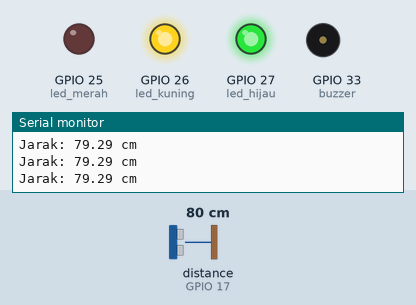
Simulated run of this sketch. Board: ESP32. Shown: output pins drawn as LEDs (lit = HIGH), buzzer (waves = sounding, pin HIGH), the last lines printed to the serial monitor. Wiring (inferred from the names in the program): ultrasonic range finder: trigger GPIO 16; echo GPIO 17. Dashed ring = blinking. The inputs (shaded band) are chosen by the test bench; at power-on: distance to the obstacle (sensor on GPIO 17) 80 cm. The echo pulse lasts 58.3 µs per cm; WiFi joins after 1.5 s; servers stay silent unless stated; pins used as bus, display or sensor lines are not drawn.

Above: at 2.7 s.
2.8 s: distance to the obstacle (sensor on GPIO 17) set to 12 cm
5.8 s: distance to the obstacle (sensor on GPIO 17) set to 9 cm
At 6.36 s:
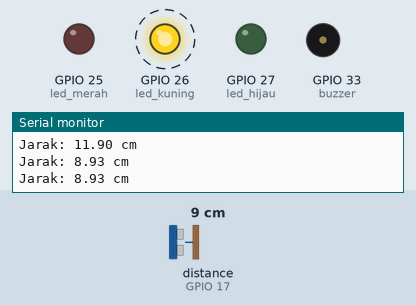
8.8 s: distance to the obstacle (sensor on GPIO 17) set to 7 cm
11.8 s: distance to the obstacle (sensor on GPIO 17) set to 4 cm
At 12.4 s:
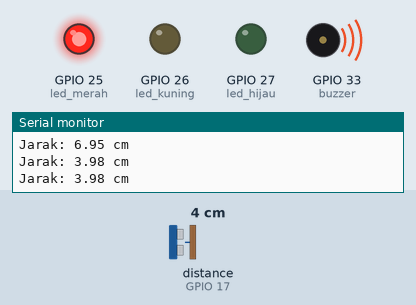
13.5 s: distance to the obstacle (sensor on GPIO 17) set to 18 cm
At 14.8 s:
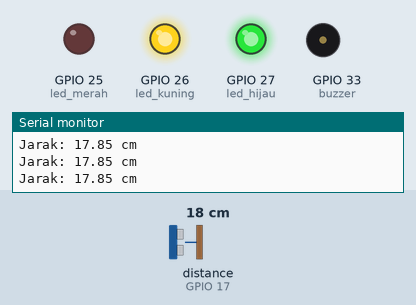
15.1 s: distance to the obstacle (sensor on GPIO 17) set to 2 cm
At 15.6 s:
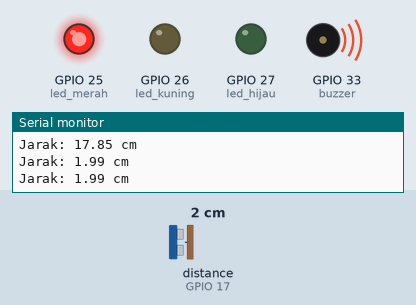
Timing chart, 0 to 17.8 s (numbered marks = the images above; inputs shaded):
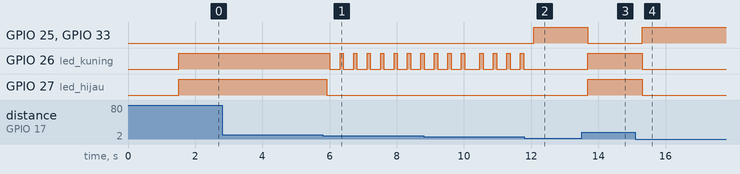

Measured:
- the behaviour switches between 11 and 10 cm on distance to the obstacle (sensor on GPIO 17) (found by bisection; images 0 and 1)
- the behaviour switches between 6 and 5 cm on distance to the obstacle (sensor on GPIO 17) (found by bisection; images 1 and 2)
- after the input at 5.8 s, GPIO 26 (led_kuning): alternates HIGH for 0.10 s and LOW for 0.30 s, starting after 0.21 s; GPIO 27 (led_hijau): HIGH → LOW after 0.11 s
- after the input at 11.8 s, GPIO 25 (led_merah), GPIO 33 (buzzer): LOW → HIGH after 0.28 s; GPIO 26 (led_kuning): stops changing and stays LOW
- after the input at 13.5 s, GPIO 25 (led_merah), GPIO 33 (buzzer): HIGH → LOW after 0.19 s; GPIO 26 (led_kuning), GPIO 27 (led_hijau): LOW → HIGH after 0.19 s
- after the input at 15.1 s, GPIO 25 (led_merah), GPIO 33 (buzzer): LOW → HIGH after 0.20 s; GPIO 26 (led_kuning), GPIO 27 (led_hijau): HIGH → LOW after 0.20 s

The sketch:

tugas3.ino
```cpp
#include <Firebase_ESP_Client.h>
// #include "addons/TokenHelper.h"
// #include "addons/RTDBHelper.h"
#include <WiFi.h>

// PIN SETUP
#define led_merah 25
#define led_kuning 26
#define led_hijau 27
#define buzzer 33
#define trigPin 16
#define echoPin 17

// WIFI & FIREBASE CONFIG
#define WIFI_SSID "op"
#define WIFI_PASSWORD "113empat"
#define DATABASE_URL "https://arduino-97ba9-default-rtdb.asia-southeast1.firebasedatabase.app/"
#define API_KEY "AIzaSyDbkSM2M-GTXO3lXCFAodb8Xnn1OAymeCw"

FirebaseData fbdo;
FirebaseAuth auth;
FirebaseConfig config;

unsigned long sendDataPrevMillis = 0;
bool signupOK = false;

void setup() {
  Serial.begin(115200);

  pinMode(led_merah, OUTPUT);
  pinMode(led_kuning, OUTPUT);
  pinMode(led_hijau, OUTPUT);
  pinMode(buzzer, OUTPUT);
  pinMode(trigPin, OUTPUT);
  pinMode(echoPin, INPUT);
  digitalWrite(trigPin, LOW);

  // WIFI
  WiFi.begin(WIFI_SSID, WIFI_PASSWORD);
  Serial.print("Connecting to WiFi");
  while (WiFi.status() != WL_CONNECTED) {
    delay(300);
    Serial.print(".");
  }
  Serial.println("\nConnected!");
  Serial.println(WiFi.localIP());

  // FIREBASE
  config.api_key = API_KEY;
  config.database_url = DATABASE_URL;
  config.token_status_callback = tokenStatusCallback;

  if (Firebase.signUp(&config, &auth, "", "")) {
    Serial.println("Firebase signup success");
    signupOK = true;
  } else {
    Serial.printf("Signup failed: %s\n", config.signer.signupError.message.c_str());
  }

  Firebase.begin(&config, &auth);
  Firebase.reconnectWiFi(true);
}

void loop() {
  // Hitung jarak
  digitalWrite(trigPin, LOW);
  delayMicroseconds(2);
  digitalWrite(trigPin, HIGH);
  delayMicroseconds(10);
  digitalWrite(trigPin, LOW);

  float duration = pulseIn(echoPin, HIGH);
  float distance = duration * 0.034 / 2;

  Serial.print("Jarak: ");
  Serial.print(distance);
  Serial.println(" cm");

  // Kirim ke Firebase setiap 5 detik
  if (Firebase.ready() && signupOK && millis() - sendDataPrevMillis > 5000) {
    sendDataPrevMillis = millis();

    if (Firebase.RTDB.setFloat(&fbdo, "/WaterDistance", distance)) {
      Serial.println("Data berhasil dikirim ke Firebase");
    } else {
      Serial.print("Gagal kirim data: ");
      Serial.println(fbdo.errorReason());
    }
  }

  // LED dan Buzzer kontrol
  if (distance < 5) {
    digitalWrite(led_merah, HIGH);
    digitalWrite(led_kuning, LOW);
    digitalWrite(led_hijau, LOW);
    digitalWrite(buzzer, HIGH);  // aktifkan buzzer
  } else if (distance >= 5 && distance < 10) {
    digitalWrite(led_merah, LOW);
    digitalWrite(led_kuning, HIGH);
    digitalWrite(led_hijau, LOW);
    digitalWrite(buzzer, LOW);
    delay(100);
    digitalWrite(led_kuning, LOW);
    delay(100);
  } else {
    digitalWrite(led_merah, LOW);
    digitalWrite(led_kuning, HIGH);
    digitalWrite(led_hijau, HIGH);
    digitalWrite(buzzer, LOW);
  }

  delay(200);
}
```
